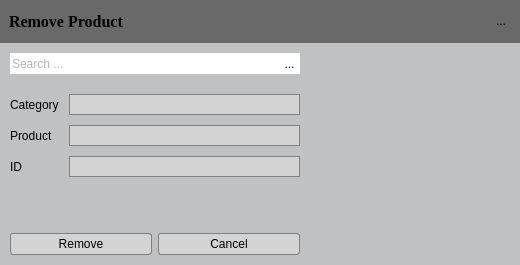
<?xml version="1.0" encoding="UTF-8"?>
<ui version="4.0">
 <class>RemoveProduct</class>
 <widget class="QDialog" name="RemoveProduct">
  <property name="windowModality">
   <enum>Qt::ApplicationModal</enum>
  </property>
  <property name="geometry">
   <rect>
    <x>0</x>
    <y>0</y>
    <width>520</width>
    <height>265</height>
   </rect>
  </property>
  <property name="sizePolicy">
   <sizepolicy hsizetype="Fixed" vsizetype="Fixed">
    <horstretch>0</horstretch>
    <verstretch>0</verstretch>
   </sizepolicy>
  </property>
  <property name="minimumSize">
   <size>
    <width>520</width>
    <height>265</height>
   </size>
  </property>
  <property name="maximumSize">
   <size>
    <width>520</width>
    <height>265</height>
   </size>
  </property>
  <property name="windowTitle">
   <string>Dialog</string>
  </property>
  <property name="styleSheet">
   <string notr="true">QWidget {
	background-color: rgb(191,193,194);
}

/*	Push button*/
QPushButton {
	min-height: 20px;
	border: 1px solid gray;
	border-radius: 3px;
	background-color: lightgray;
	selection-background-color: gray;
}

QPushButton:hover {
	background-color: gray;
	border-radius: 3px;
}


/*Combo box*/
QComboBox {
	min-height: 19px;
	background-color: lightgray;
	selection-background-color: gray;
	padding-left: 4px;
	border: 1px solid gray;
}

QComboBox::down-arrow {
	image: url(C:/Projekti/arrow_down.png);
    width: 10px;
    height: 10px;
}

QComboBox::drop-down {
	border: 0px;
    subcontrol-position: top right;
    width: 15px;
}

QComboBox QAbstractItemView {
	border: 1px solid black;
	background-color: lightgray;
	selection-background-color: gray;
}


QComboBox:hover {
	background-color: gray;
}


/*Tool button*/
QToolButton {
	max-width: 20px;
	max-height: 20px;
	border: 0px solid gray;
}

/*Line edit*/
QLineEdit {
    border: 1px solid gray;
	border-radius: 3px;
    background-color: lightgray;
    selection-background-color: darkgray;
}</string>
  </property>
  <layout class="QVBoxLayout" name="verticalLayout_2">
   <property name="spacing">
    <number>10</number>
   </property>
   <property name="leftMargin">
    <number>0</number>
   </property>
   <property name="topMargin">
    <number>0</number>
   </property>
   <property name="rightMargin">
    <number>0</number>
   </property>
   <property name="bottomMargin">
    <number>0</number>
   </property>
   <item>
    <widget class="QFrame" name="m_pFrameTitle">
     <property name="minimumSize">
      <size>
       <width>0</width>
       <height>43</height>
      </size>
     </property>
     <property name="maximumSize">
      <size>
       <width>16777215</width>
       <height>43</height>
      </size>
     </property>
     <property name="styleSheet">
      <string notr="true">background-color:rgb(105,105,105);
</string>
     </property>
     <property name="frameShape">
      <enum>QFrame::NoFrame</enum>
     </property>
     <property name="frameShadow">
      <enum>QFrame::Raised</enum>
     </property>
     <layout class="QHBoxLayout" name="horizontalLayout">
      <item>
       <widget class="QLabel" name="m_pLabelTitle">
        <property name="font">
         <font>
          <family>Times New Roman</family>
          <pointsize>12</pointsize>
          <weight>75</weight>
          <bold>true</bold>
         </font>
        </property>
        <property name="text">
         <string>Remove Product</string>
        </property>
       </widget>
      </item>
      <item>
       <widget class="QToolButton" name="m_pToolButtonCancel">
        <property name="text">
         <string>...</string>
        </property>
        <property name="icon">
         <iconset>
          <normaloff>../../../Projekti/close-icon.png</normaloff>../../../Projekti/close-icon.png</iconset>
        </property>
       </widget>
      </item>
     </layout>
    </widget>
   </item>
   <item>
    <layout class="QHBoxLayout" name="m_pLayoutBody">
     <property name="spacing">
      <number>10</number>
     </property>
     <property name="leftMargin">
      <number>10</number>
     </property>
     <property name="rightMargin">
      <number>10</number>
     </property>
     <property name="bottomMargin">
      <number>10</number>
     </property>
     <item>
      <layout class="QVBoxLayout" name="m_pLayoutLeft">
       <property name="spacing">
        <number>20</number>
       </property>
       <property name="leftMargin">
        <number>0</number>
       </property>
       <property name="topMargin">
        <number>0</number>
       </property>
       <item>
        <widget class="QFrame" name="m_pFrameSearch">
         <property name="styleSheet">
          <string notr="true">background-color:white;</string>
         </property>
         <layout class="QHBoxLayout" name="horizontalLayout_2">
          <property name="spacing">
           <number>0</number>
          </property>
          <property name="leftMargin">
           <number>0</number>
          </property>
          <property name="topMargin">
           <number>0</number>
          </property>
          <property name="rightMargin">
           <number>0</number>
          </property>
          <property name="bottomMargin">
           <number>0</number>
          </property>
          <item>
           <widget class="QLineEdit" name="m_pLineEditSearch">
            <property name="minimumSize">
             <size>
              <width>0</width>
              <height>21</height>
             </size>
            </property>
            <property name="maximumSize">
             <size>
              <width>16777215</width>
              <height>21</height>
             </size>
            </property>
            <property name="styleSheet">
             <string notr="true">color:rgb(105,105,105);
background-color:transparent;
border-radius: 0px;
border:0px;</string>
            </property>
            <property name="inputMask">
             <string/>
            </property>
            <property name="text">
             <string/>
            </property>
            <property name="placeholderText">
             <string>Search ...</string>
            </property>
           </widget>
          </item>
          <item>
           <widget class="QToolButton" name="m_pToolButtonSearch">
            <property name="minimumSize">
             <size>
              <width>21</width>
              <height>21</height>
             </size>
            </property>
            <property name="maximumSize">
             <size>
              <width>20</width>
              <height>20</height>
             </size>
            </property>
            <property name="text">
             <string>...</string>
            </property>
            <property name="icon">
             <iconset>
              <normaloff>../../../Projekti/toolbar_find.png</normaloff>../../../Projekti/toolbar_find.png</iconset>
            </property>
           </widget>
          </item>
         </layout>
        </widget>
       </item>
       <item>
        <layout class="QFormLayout" name="m_pLayoutData">
         <property name="fieldGrowthPolicy">
          <enum>QFormLayout::AllNonFixedFieldsGrow</enum>
         </property>
         <property name="horizontalSpacing">
          <number>10</number>
         </property>
         <property name="verticalSpacing">
          <number>10</number>
         </property>
         <item row="0" column="0">
          <widget class="QLabel" name="m_pLabelCategory">
           <property name="text">
            <string>Category</string>
           </property>
          </widget>
         </item>
         <item row="0" column="1">
          <widget class="QComboBox" name="m_pComboBoxCategory"/>
         </item>
         <item row="1" column="0">
          <widget class="QLabel" name="m_pLabelProduct">
           <property name="text">
            <string>Product</string>
           </property>
          </widget>
         </item>
         <item row="1" column="1">
          <widget class="QComboBox" name="m_pComboBoxProduct"/>
         </item>
         <item row="2" column="0">
          <widget class="QLabel" name="m_pLabelID">
           <property name="text">
            <string>ID</string>
           </property>
          </widget>
         </item>
         <item row="2" column="1">
          <widget class="QComboBox" name="m_pComboBoxID"/>
         </item>
        </layout>
       </item>
       <item>
        <spacer name="verticalSpacer">
         <property name="orientation">
          <enum>Qt::Vertical</enum>
         </property>
         <property name="sizeHint" stdset="0">
          <size>
           <width>20</width>
           <height>40</height>
          </size>
         </property>
        </spacer>
       </item>
       <item>
        <layout class="QHBoxLayout" name="m_pLayoutButtonBox">
         <property name="spacing">
          <number>6</number>
         </property>
         <property name="sizeConstraint">
          <enum>QLayout::SetDefaultConstraint</enum>
         </property>
         <item>
          <widget class="QPushButton" name="m_pPushButtonRemove">
           <property name="minimumSize">
            <size>
             <width>50</width>
             <height>22</height>
            </size>
           </property>
           <property name="maximumSize">
            <size>
             <width>16777215</width>
             <height>21</height>
            </size>
           </property>
           <property name="text">
            <string>Remove</string>
           </property>
          </widget>
         </item>
         <item>
          <widget class="QPushButton" name="m_pPushButtonCancel">
           <property name="sizePolicy">
            <sizepolicy hsizetype="Minimum" vsizetype="Minimum">
             <horstretch>0</horstretch>
             <verstretch>0</verstretch>
            </sizepolicy>
           </property>
           <property name="minimumSize">
            <size>
             <width>50</width>
             <height>22</height>
            </size>
           </property>
           <property name="maximumSize">
            <size>
             <width>16777215</width>
             <height>21</height>
            </size>
           </property>
           <property name="text">
            <string>Cancel</string>
           </property>
          </widget>
         </item>
        </layout>
       </item>
      </layout>
     </item>
     <item>
      <widget class="VR::OSGQT_Widget" name="m_pOSGQT_Widget" native="true">
       <property name="minimumSize">
        <size>
         <width>200</width>
         <height>0</height>
        </size>
       </property>
      </widget>
     </item>
    </layout>
   </item>
  </layout>
 </widget>
 <customwidgets>
  <customwidget>
   <class>VR::OSGQT_Widget</class>
   <extends>QWidget</extends>
   <header location="global">vrosgqt_widget.h</header>
   <container>1</container>
  </customwidget>
 </customwidgets>
 <resources/>
 <connections/>
</ui>
